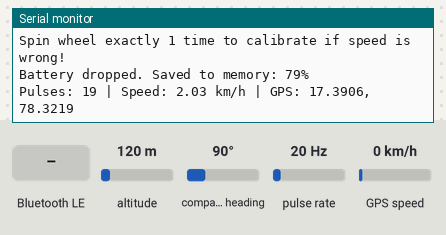
The sketch below on a simulated ESP32. Parts: the last lines printed to the serial monitor. Wiring (inferred from the names in the program): pulse sensor: data GPIO 34. The inputs (shaded band) are chosen by the test bench; at power-on: pulse rate 20 Hz, altitude 120 m, compass heading 90°, GPS speed 0 km/h. EEPROM starts erased; the GPS gets a fix after 3 s at 37.7749, -122.4194 with 8 satellites; nothing arrives over Bluetooth unless stated; a phone connects over Bluetooth LE 3 s after start.

Above: at 1.2 s.
1.3 s: Bluetooth LE write "RESET_BATT" received
At 1.9 s:
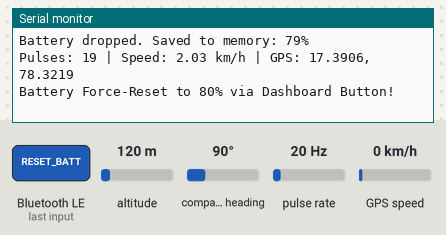
4.5 s: pulse rate (sensor on GPIO 34) set to 4 Hz
At 5.8 s:
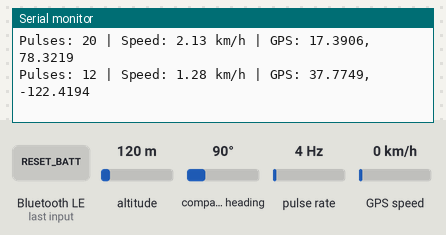
6.0 s: pulse rate (sensor on GPIO 34) set to 50 Hz
At 6.8 s:
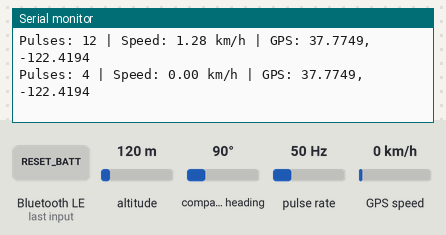
Timing chart, 0 to 9.0 s (numbered marks = the images above; inputs shaded):
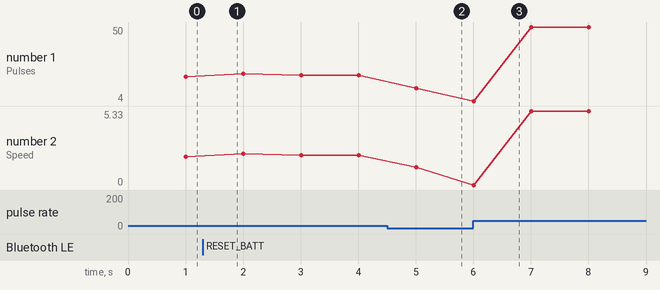

Measured:
- after the input at 1.3 s, the serial monitor: prints a new line at once (image 1)
- after the input at 4.5 s, the serial monitor: prints a new line after 0.51 s (image 2)
- plotted number 1: 20 → 12 after the input at 4.5 s, 12 → 50 after the input at 6.0 s
- plotted number 2: 2.13 → 1.28 after the input at 4.5 s, 1.28 → 5.33 after the input at 6.0 s

The sketch:

esp32_ble.ino
```cpp
#include <BLEDevice.h>
#include <BLEServer.h>
#include <BLEUtils.h>
#include <BLE2902.h>
#include <TinyGPSPlus.h>
#include <HardwareSerial.h>
#include <Preferences.h>

// ================== BLE SETUP ==================
BLEServer* pServer = NULL;
BLECharacteristic* pCharacteristic = NULL;
bool deviceConnected = false;
bool oldDeviceConnected = false;

// UUIDs (same as your React app)
#define SERVICE_UUID        "4fafc201-1fb5-459e-8fcc-c5c9c331914b"
#define CHARACTERISTIC_UUID "beb5483e-36e1-4688-b7f5-ea07361b26a8"

// ================== GPS MODULE ==================
TinyGPSPlus gps;
HardwareSerial gpsSerial(2); // Use UART2 (RX=16, TX=17 on ESP32)
float currentLat = 17.390555;
float currentLng = 78.321944;
int currentHeading = 0;

// ================== BATTERY SIMULATION ==================
Preferences preferences;
float currentBattery = 80.0; // 40V on a 42V max system is approx 80%
int lastSavedBattery = 80;

// ================== HALL SENSOR ==================
const int HALL_A_PIN = 34;

// --- CALIBRATION FIX ---
// Using 1 Hall sensor is the best way to prevent electrical noise.
// Based on your 27km/h real max speed, the optimal calibration is exactly 70.
const float pulsePerRev = 70.0;

const float wheelDiameter = 0.66; // 26 inch in meters

volatile unsigned long pulseCount = 0;
volatile unsigned long lastPulseTime = 0;

unsigned long lastMillis = 0;

// ================== ISR ==================
void IRAM_ATTR handlePulse() {
  unsigned long now = micros();

  // BULLETPROOF NOISE FILTER:
  // At your 27km/h top speed, real motor pulses arrive ~3900 microseconds apart.
  // Any pulse arriving faster than 3000us is 100% guaranteed to be fake electrical noise!
  // We also verify the pin is still HIGH to ignore ultra-fast static spikes.
  if (digitalRead(HALL_A_PIN) == HIGH) {
    if (now - lastPulseTime > 3000) {
      pulseCount++;
      lastPulseTime = now;
    }
  }
}

// ================== BLE CALLBACK ==================
class MyServerCallbacks: public BLEServerCallbacks {
    void onConnect(BLEServer* pServer) {
      deviceConnected = true;
      Serial.println("Dashboard Connected via BLE!");
    };

    void onDisconnect(BLEServer* pServer) {
      deviceConnected = false;
      Serial.println("Dashboard Disconnected.");
    }
};

class MyCharacteristicCallbacks : public BLECharacteristicCallbacks {
    void onWrite(BLECharacteristic *pCharacteristic) {
      String rxValue = pCharacteristic->getValue();
      if (rxValue.length() > 0) {
        if (rxValue.indexOf("RESET_BATT") != -1) {
          currentBattery = 80.0;
          lastSavedBattery = 80;
          preferences.putFloat("batt", 80.0);
          Serial.println("Battery Force-Reset to 80% via Dashboard Button!");
        }
      }
    }
};

// ================== SETUP ==================
void setup() {
  Serial.begin(115200);

  // Hall sensor
  pinMode(HALL_A_PIN, INPUT_PULLDOWN);
  attachInterrupt(digitalPinToInterrupt(HALL_A_PIN), handlePulse, RISING);

  // GPS init
  gpsSerial.begin(9600, SERIAL_8N1, 16, 17); // Most GPS modules use 9600 baud rate. RX=16, TX=17
  Serial.println("GPS Serial Started on RX=16, TX=17");

  // Battery memory init
  preferences.begin("ev_dash", false); // Open NVS namespace
  // UNCOMMENT the line below and re-upload if you ever want to force reset the battery to 100% after charging!
  // preferences.putFloat("batt", 100.0);
  currentBattery = preferences.getFloat("batt", 80.0);
  lastSavedBattery = (int)currentBattery;
  Serial.printf("Loaded Battery from Memory: %d%%\n", lastSavedBattery);

  // BLE init
  BLEDevice::init("EV Bicycle");
  pServer = BLEDevice::createServer();
  pServer->setCallbacks(new MyServerCallbacks());

  BLEService *pService = pServer->createService(SERVICE_UUID);

  pCharacteristic = pService->createCharacteristic(
                      CHARACTERISTIC_UUID,
                      BLECharacteristic::PROPERTY_READ |
                      BLECharacteristic::PROPERTY_NOTIFY |
                      BLECharacteristic::PROPERTY_WRITE
                    );

  pCharacteristic->addDescriptor(new BLE2902());
  pCharacteristic->setCallbacks(new MyCharacteristicCallbacks());

  pService->start();

  BLEAdvertising *pAdvertising = BLEDevice::getAdvertising();
  pAdvertising->addServiceUUID(SERVICE_UUID);
  BLEDevice::startAdvertising();

  Serial.println("BLE + Speed Monitor Started...");
  Serial.println("Spin wheel exactly 1 time to calibrate if speed is wrong!");
}

// ================== LOOP ==================
void loop() {

  // Read GPS continuously
  while (gpsSerial.available() > 0) {
    gps.encode(gpsSerial.read());
  }

  if (millis() - lastMillis >= 1000) {

    // Copy pulse safely
    noInterrupts();
    unsigned long count = pulseCount;
    pulseCount = 0;
    interrupts();

    // ================== CALCULATE ==================
    // RPM of the actual physical wheel
    float rpm = (count * 60.0) / pulsePerRev;

    // Speed = RPM * Circumference(pi*d) * 60 minutes / 1000 meters
    float speed = (rpm * 3.1416 * wheelDiameter * 60.0) / 1000.0;

    // Clean up small noise (if speed is < 1km/h, show 0)
    if (speed < 1.0) speed = 0;

    // ================== BATTERY SIMULATION ==================
    // Drain battery based on speed. Faster speed = faster drain.
    // At 25 km/h, it will drop exactly 1% every ~1.5 minutes of continuous riding.
    if (speed >= 1.0) { // Drain as long as speed is > 1km/h
      float drainRate = (speed / 25.0) * 0.0111; // 0.0111% per second
      currentBattery -= drainRate;
      if (currentBattery < 0) currentBattery = 0;

      // Save to flash memory ONLY when it drops by a full 1% (prevents wearing out flash memory)
      if ((int)currentBattery < lastSavedBattery) {
         lastSavedBattery = (int)currentBattery;
         preferences.putFloat("batt", currentBattery);
         Serial.printf("Battery dropped. Saved to memory: %d%%\n", lastSavedBattery);
      }
    }

    int battery = (int)currentBattery;
    int range = battery * 0.25;

    // ================== DEBUG ==================
    Serial.printf("Pulses: %lu | Speed: %.2f km/h | GPS: %.4f, %.4f\n", count, speed, currentLat, currentLng);

    // ================== UPDATE GPS DATA ==================
    if (gps.location.isValid()) {
      currentLat = gps.location.lat();
      currentLng = gps.location.lng();
    }
    if (gps.course.isValid()) {
      currentHeading = gps.course.deg();
    }

    // ================== SEND VIA BLE ==================
    if (deviceConnected) {
      char payload[150];
      snprintf(payload, sizeof(payload),
               "{\"s\":%.0f,\"b\":%d,\"r\":%d,\"lat\":%.6f,\"lng\":%.6f,\"h\":%d}",
               speed, battery, range, currentLat, currentLng, currentHeading);

      pCharacteristic->setValue((uint8_t*)payload, strlen(payload));
      pCharacteristic->notify();
    }

    lastMillis = millis();
  }

  // Handle reconnect
  if (!deviceConnected && oldDeviceConnected) {
    delay(500);
    pServer->startAdvertising();
    Serial.println("Re-advertising...");
    oldDeviceConnected = deviceConnected;
  }

  if (deviceConnected && !oldDeviceConnected) {
    oldDeviceConnected = deviceConnected;
  }
}
```
